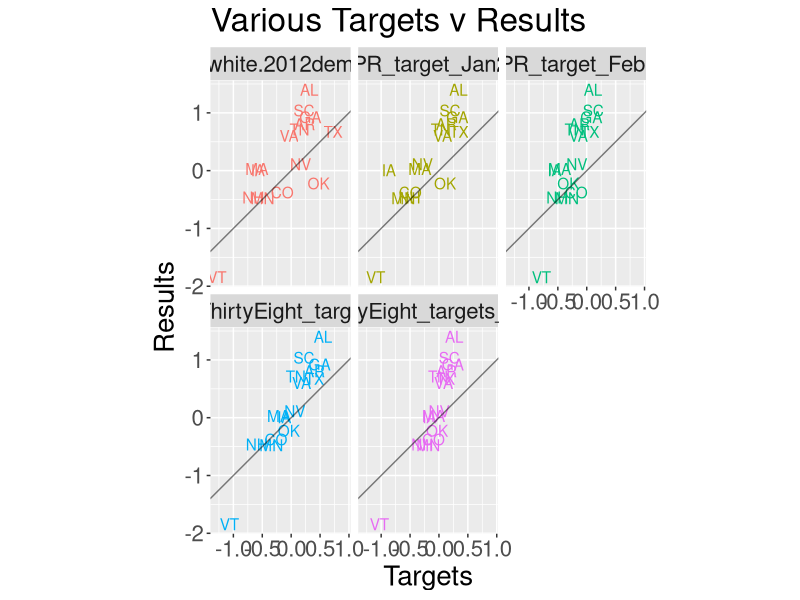
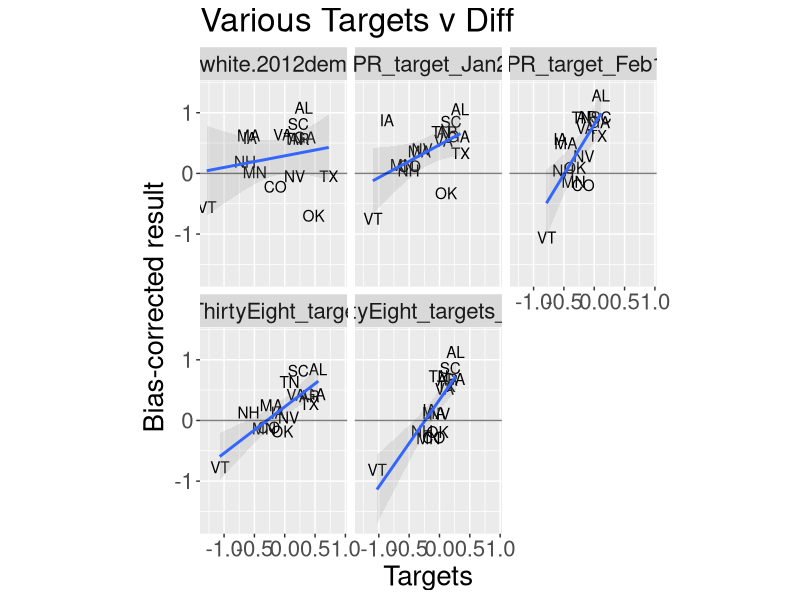

Reproduce these figures in R, in order.
## ---- chunk 1
require(ggplot2)
require(dplyr)
require(reshape2)
## ---- chunk 2
targets <- read.csv("2016-dem-primary-targets-manual.csv")
results <- read.csv("2016-dem-primary.csv")

results <- mutate(results, state_abb = state.abb[match(state, state.name)]) %>%
  mutate(result = log(Clinton_popular_vote/Sanders_popular_vote)) %>%
  select(state, state_abb, result)
targets <- merge(targets, results, by.x = "state")
state_targets <- melt(targets, id.vars = c("state", "state_abb", "result"))

ggplot(state_targets, aes(x = value, y = result, color=variable) ) +
  geom_text( aes(label=state_abb) ) +
  labs(title = "Various Targets v Results", x = "Targets", y = "Results", size = "Total delegates") +
  geom_abline(intercept = 0, slope=1, alpha = 0.5) +
  theme(text = element_text(size=20)) +
  #xlim(-1.2,1.2) + ylim(-1.2,1.2) +
  coord_equal() +
  facet_wrap(~ variable) +
  theme(legend.position = "none")
## ---- chunk 3
ggplot(state_targets, aes(x = value, y = result-value) ) +
  geom_text( aes(label=state_abb) ) +
  geom_smooth(method="lm", alpha = 0.2) +
  labs(title = "Various Targets v Diff", x = "Targets", y = "Bias-corrected result") +
  geom_abline(intercept = 0, slope=0, alpha = 0.5) +
  theme(text = element_text(size=20)) +
  coord_equal() +
  facet_wrap(~ variable) +
  theme(legend.position = "none")
